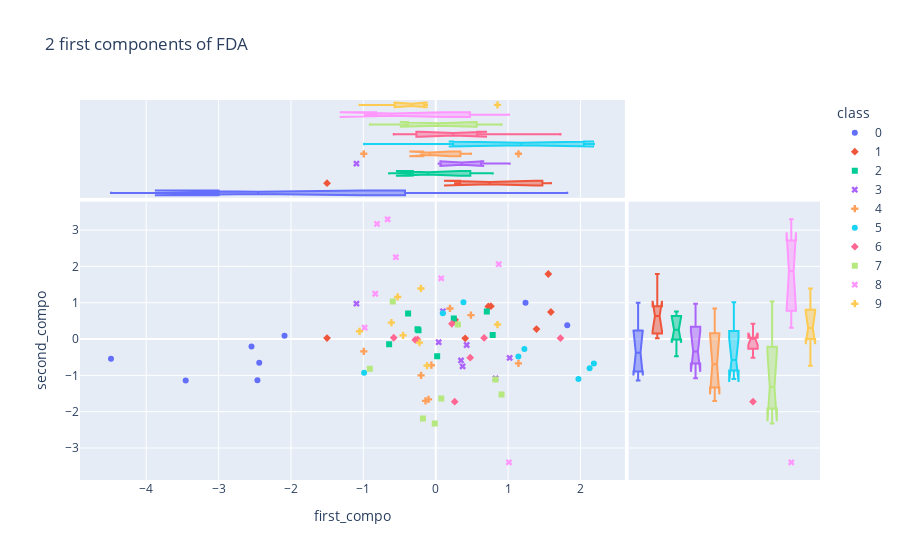

Notebook cell for this chart:
### Code cell
from sklearn.discriminant_analysis import LinearDiscriminantAnalysis as LDA

clf = LDA(n_components=3)
proj = clf.fit_transform(X_centre,y)

df = pd.DataFrame({
'class':y.astype(str), 'first_compo':proj[:,0].T, 'second_compo':proj[:,1].T, 'third_compo':proj[:,2].T
})

fig = px.scatter(df, x='first_compo', y='second_compo',color="class", symbol='class',
                 marginal_x="box", marginal_y="box",
                    title="2 first components of FDA")
fig.show()

### Figure 1 — Plotly figure (JSON) as saved in the notebook; plotly's stock layout.template omitted (floating-point values rounded to 4 significant figures)
{"data": [{"hovertemplate": "class=0<br>first_compo=%{x}<br>second_compo=%{y}<extra></extra>", "legendgroup": "0", "marker": {"color": "#636efa", "symbol": "circle"}, "mode": "markers", "name": "0", "orientation": "v", "showlegend": true, "type": "scatter", "x": [-2.089, -2.463, -2.438, 1.818, -4.486, -2.545, 1.241, -3.454], "xaxis": "x", "y": [0.09197, -1.136, -0.654, 0.3819, -0.5456, -0.2025, 0.9973, -1.142], "yaxis": "y"}, {"alignmentgroup": "True", "hovertemplate": "class=0<br>first_compo=%{x}<extra></extra>", "legendgroup": "0", "marker": {"color": "#636efa", "symbol": "circle"}, "name": "0", "notched": true, "offsetgroup": "0", "showlegend": false, "type": "box", "x": [-2.089, -2.463, -2.438, 1.818, -4.486, -2.545, 1.241, -3.454], "xaxis": "x3", "yaxis": "y3"}, {"alignmentgroup": "True", "hovertemplate": "class=0<br>second_compo=%{y}<extra></extra>", "legendgroup": "0", "marker": {"color": "#636efa", "symbol": "circle"}, "name": "0", "notched": true, "offsetgroup": "0", "showlegend": false, "type": "box", "xaxis": "x2", "y": [0.09197, -1.136, -0.654, 0.3819, -0.5456, -0.2025, 0.9973, -1.142], "yaxis": "y2"}, {"hovertemplate": "class=1<br>first_compo=%{x}<br>second_compo=%{y}<extra></extra>", "legendgroup": "1", "marker": {"color": "#EF553B", "symbol": "diamond"}, "mode": "markers", "name": "1", "orientation": "v", "showlegend": true, "type": "scatter", "x": [0.727, 0.4072, 1.592, 0.2677, 1.392, 0.7628, -1.502, 1.556], "xaxis": "x", "y": [0.8961, 0.0188, 0.7447, 0.5297, 0.2747, 0.9057, 0.02807, 1.791], "yaxis": "y"}, {"alignmentgroup": "True", "hovertemplate": "class=1<br>first_compo=%{x}<extra></extra>", "legendgroup": "1", "marker": {"color": "#EF553B", "symbol": "diamond"}, "name": "1", "notched": true, "offsetgroup": "1", "showlegend": false, "type": "box", "x": [0.727, 0.4072, 1.592, 0.2677, 1.392, 0.7628, -1.502, 1.556], "xaxis": "x3", "yaxis": "y3"}, {"alignmentgroup": "True", "hovertemplate": "class=1<br>second_compo=%{y}<extra></extra>", "legendgroup": "1", "marker": {"color": "#EF553B", "symbol": "diamond"}, "name": "1", "notched": true, "offsetgroup": "1", "showlegend": false, "type": "box", "xaxis": "x2", "y": [0.8961, 0.0188, 0.7447, 0.5297, 0.2747, 0.9057, 0.02807, 1.791], "yaxis": "y2"}, {"hovertemplate": "class=2<br>first_compo=%{x}<br>second_compo=%{y}<extra></extra>", "legendgroup": "2", "marker": {"color": "#00cc96", "symbol": "square"}, "mode": "markers", "name": "2", "orientation": "v", "showlegend": true, "type": "scatter", "x": [0.02016, -0.6435, -0.2377, 0.7062, 0.7876, -0.3817, 0.25, -0.2508], "xaxis": "x", "y": [-0.4726, -0.1407, 0.2427, 0.7558, 0.1144, 0.7015, 0.5681, 0.2691], "yaxis": "y"}, {"alignmentgroup": "True", "hovertemplate": "class=2<br>first_compo=%{x}<extra></extra>", "legendgroup": "2", "marker": {"color": "#00cc96", "symbol": "square"}, "name": "2", "notched": true, "offsetgroup": "2", "showlegend": false, "type": "box", "x": [0.02016, -0.6435, -0.2377, 0.7062, 0.7876, -0.3817, 0.25, -0.2508], "xaxis": "x3", "yaxis": "y3"}, {"alignmentgroup": "True", "hovertemplate": "class=2<br>second_compo=%{y}<extra></extra>", "legendgroup": "2", "marker": {"color": "#00cc96", "symbol": "square"}, "name": "2", "notched": true, "offsetgroup": "2", "showlegend": false, "type": "box", "xaxis": "x2", "y": [-0.4726, -0.1407, 0.2427, 0.7558, 0.1144, 0.7015, 0.5681, 0.2691], "yaxis": "y2"}, {"hovertemplate": "class=3<br>first_compo=%{x}<br>second_compo=%{y}<extra></extra>", "legendgroup": "3", "marker": {"color": "#ab63fa", "symbol": "x"}, "mode": "markers", "name": "3", "orientation": "v", "showlegend": true, "type": "scatter", "x": [0.3493, 0.3716, 0.04084, -1.095, 1.022, 0.4278, 0.09939, 0.8266], "xaxis": "x", "y": [-0.5878, -0.7522, -0.08656, 0.9743, -0.5186, -0.1639, 0.7635, -1.082], "yaxis": "y"}, {"alignmentgroup": "True", "hovertemplate": "class=3<br>first_compo=%{x}<extra></extra>", "legendgroup": "3", "marker": {"color": "#ab63fa", "symbol": "x"}, "name": "3", "notched": true, "offsetgroup": "3", "showlegend": false, "type": "box", "x": [0.3493, 0.3716, 0.04084, -1.095, 1.022, 0.4278, 0.09939, 0.8266], "xaxis": "x3", "yaxis": "y3"}, {"alignmentgroup": "True", "hovertemplate": "class=3<br>second_compo=%{y}<extra></extra>", "legendgroup": "3", "marker": {"color": "#ab63fa", "symbol": "x"}, "name": "3", "notched": true, "offsetgroup": "3", "showlegend": false, "type": "box", "xaxis": "x2", "y": [-0.5878, -0.7522, -0.08656, 0.9743, -0.5186, -0.1639, 0.7635, -1.082], "yaxis": "y2"}, {"hovertemplate": "class=4<br>first_compo=%{x}<br>second_compo=%{y}<extra></extra>", "legendgroup": "4", "marker": {"color": "#FFA15A", "symbol": "cross"}, "mode": "markers", "name": "4", "orientation": "v", "showlegend": true, "type": "scatter", "x": [1.143, -0.1409, -0.9938, 0.1966, -0.2021, -0.0606, 0.4864, -0.09933], "xaxis": "x", "y": [-0.6705, -1.703, -0.3398, 0.8424, -0.9995, -0.7201, 0.659, -1.662], "yaxis": "y"}, {"alignmentgroup": "True", "hovertemplate": "class=4<br>first_compo=%{x}<extra></extra>", "legendgroup": "4", "marker": {"color": "#FFA15A", "symbol": "cross"}, "name": "4", "notched": true, "offsetgroup": "4", "showlegend": false, "type": "box", "x": [1.143, -0.1409, -0.9938, 0.1966, -0.2021, -0.0606, 0.4864, -0.09933], "xaxis": "x3", "yaxis": "y3"}, {"alignmentgroup": "True", "hovertemplate": "class=4<br>second_compo=%{y}<extra></extra>", "legendgroup": "4", "marker": {"color": "#FFA15A", "symbol": "cross"}, "name": "4", "notched": true, "offsetgroup": "4", "showlegend": false, "type": "box", "xaxis": "x2", "y": [-0.6705, -1.703, -0.3398, 0.8424, -0.9995, -0.7201, 0.659, -1.662], "yaxis": "y2"}, {"hovertemplate": "class=5<br>first_compo=%{x}<br>second_compo=%{y}<extra></extra>", "legendgroup": "5", "marker": {"color": "#19d3f3", "symbol": "circle"}, "mode": "markers", "name": "5", "orientation": "v", "showlegend": true, "type": "scatter", "x": [2.127, 0.3834, 1.142, 2.185, 1.225, 0.09816, -0.9891, 1.972], "xaxis": "x", "y": [-0.8025, 1.013, -0.4826, -0.6752, -0.2741, 0.7132, -0.9303, -1.101], "yaxis": "y"}, {"alignmentgroup": "True", "hovertemplate": "class=5<br>first_compo=%{x}<extra></extra>", "legendgroup": "5", "marker": {"color": "#19d3f3", "symbol": "circle"}, "name": "5", "notched": true, "offsetgroup": "5", "showlegend": false, "type": "box", "x": [2.127, 0.3834, 1.142, 2.185, 1.225, 0.09816, -0.9891, 1.972], "xaxis": "x3", "yaxis": "y3"}, {"alignmentgroup": "True", "hovertemplate": "class=5<br>second_compo=%{y}<extra></extra>", "legendgroup": "5", "marker": {"color": "#19d3f3", "symbol": "circle"}, "name": "5", "notched": true, "offsetgroup": "5", "showlegend": false, "type": "box", "xaxis": "x2", "y": [-0.8025, 1.013, -0.4826, -0.6752, -0.2741, 0.7132, -0.9303, -1.101], "yaxis": "y2"}, {"hovertemplate": "class=6<br>first_compo=%{x}<br>second_compo=%{y}<extra></extra>", "legendgroup": "6", "marker": {"color": "#FF6692", "symbol": "diamond"}, "mode": "markers", "name": "6", "orientation": "v", "showlegend": true, "type": "scatter", "x": [0.4768, -0.5799, -0.2507, 0.2235, 0.2624, 1.724, -0.2833, 0.6688], "xaxis": "x", "y": [-0.5134, 0.0355, -0.01123, 0.4194, -1.725, 0.02426, -0.02056, 0.03149], "yaxis": "y"}, {"alignmentgroup": "True", "hovertemplate": "class=6<br>first_compo=%{x}<extra></extra>", "legendgroup": "6", "marker": {"color": "#FF6692", "symbol": "diamond"}, "name": "6", "notched": true, "offsetgroup": "6", "showlegend": false, "type": "box", "x": [0.4768, -0.5799, -0.2507, 0.2235, 0.2624, 1.724, -0.2833, 0.6688], "xaxis": "x3", "yaxis": "y3"}, {"alignmentgroup": "True", "hovertemplate": "class=6<br>second_compo=%{y}<extra></extra>", "legendgroup": "6", "marker": {"color": "#FF6692", "symbol": "diamond"}, "name": "6", "notched": true, "offsetgroup": "6", "showlegend": false, "type": "box", "xaxis": "x2", "y": [-0.5134, 0.0355, -0.01123, 0.4194, -1.725, 0.02426, -0.02056, 0.03149], "yaxis": "y2"}, {"hovertemplate": "class=7<br>first_compo=%{x}<br>second_compo=%{y}<extra></extra>", "legendgroup": "7", "marker": {"color": "#B6E880", "symbol": "square"}, "mode": "markers", "name": "7", "orientation": "v", "showlegend": true, "type": "scatter", "x": [-0.01295, 0.9094, 0.07732, -0.593, -0.1761, 0.3064, 0.8253, -0.9098], "xaxis": "x", "y": [-2.325, -1.524, -1.638, 1.034, -2.188, 0.3994, -1.115, -0.8183], "yaxis": "y"}, {"alignmentgroup": "True", "hovertemplate": "class=7<br>first_compo=%{x}<extra></extra>", "legendgroup": "7", "marker": {"color": "#B6E880", "symbol": "square"}, "name": "7", "notched": true, "offsetgroup": "7", "showlegend": false, "type": "box", "x": [-0.01295, 0.9094, 0.07732, -0.593, -0.1761, 0.3064, 0.8253, -0.9098], "xaxis": "x3", "yaxis": "y3"}, {"alignmentgroup": "True", "hovertemplate": "class=7<br>second_compo=%{y}<extra></extra>", "legendgroup": "7", "marker": {"color": "#B6E880", "symbol": "square"}, "name": "7", "notched": true, "offsetgroup": "7", "showlegend": false, "type": "box", "xaxis": "x2", "y": [-2.325, -1.524, -1.638, 1.034, -2.188, 0.3994, -1.115, -0.8183], "yaxis": "y2"}, {"hovertemplate": "class=8<br>first_compo=%{x}<br>second_compo=%{y}<extra></extra>", "legendgroup": "8", "marker": {"color": "#FF97FF", "symbol": "x"}, "mode": "markers", "name": "8", "orientation": "v", "showlegend": true, "type": "scatter", "x": [0.8704, 1.012, 0.07556, -0.9818, -0.5505, -0.8351, -0.6642, -0.8104], "xaxis": "x", "y": [2.061, -3.394, 1.671, 0.3119, 2.254, 1.246, 3.297, 3.171], "yaxis": "y"}, {"alignmentgroup": "True", "hovertemplate": "class=8<br>first_compo=%{x}<extra></extra>", "legendgroup": "8", "marker": {"color": "#FF97FF", "symbol": "x"}, "name": "8", "notched": true, "offsetgroup": "8", "showlegend": false, "type": "box", "x": [0.8704, 1.012, 0.07556, -0.9818, -0.5505, -0.8351, -0.6642, -0.8104], "xaxis": "x3", "yaxis": "y3"}, {"alignmentgroup": "True", "hovertemplate": "class=8<br>second_compo=%{y}<extra></extra>", "legendgroup": "8", "marker": {"color": "#FF97FF", "symbol": "x"}, "name": "8", "notched": true, "offsetgroup": "8", "showlegend": false, "type": "box", "xaxis": "x2", "y": [2.061, -3.394, 1.671, 0.3119, 2.254, 1.246, 3.297, 3.171], "yaxis": "y2"}, {"hovertemplate": "class=9<br>first_compo=%{x}<br>second_compo=%{y}<extra></extra>", "legendgroup": "9", "marker": {"color": "#FECB52", "symbol": "cross"}, "mode": "markers", "name": "9", "orientation": "v", "showlegend": true, "type": "scatter", "x": [-0.4506, -0.2243, -0.5255, -0.1201, -1.053, 0.8536, -0.2038, -0.6118], "xaxis": "x", "y": [0.1022, -0.0985, 1.159, -0.7322, 0.2126, 0.3988, 1.393, 0.4507], "yaxis": "y"}, {"alignmentgroup": "True", "hovertemplate": "class=9<br>first_compo=%{x}<extra></extra>", "legendgroup": "9", "marker": {"color": "#FECB52", "symbol": "cross"}, "name": "9", "notched": true, "offsetgroup": "9", "showlegend": false, "type": "box", "x": [-0.4506, -0.2243, -0.5255, -0.1201, -1.053, 0.8536, -0.2038, -0.6118], "xaxis": "x3", "yaxis": "y3"}, {"alignmentgroup": "True", "hovertemplate": "class=9<br>second_compo=%{y}<extra></extra>", "legendgroup": "9", "marker": {"color": "#FECB52", "symbol": "cross"}, "name": "9", "notched": true, "offsetgroup": "9", "showlegend": false, "type": "box", "xaxis": "x2", "y": [0.1022, -0.0985, 1.159, -0.7322, 0.2126, 0.3988, 1.393, 0.4507], "yaxis": "y2"}], "layout": {"legend": {"title": {"text": "class"}, "tracegroupgap": 0}, "title": {"text": "2 first components of FDA"}, "xaxis": {"anchor": "y", "domain": [0, 0.7363], "title": {"text": "first_compo"}}, "xaxis2": {"anchor": "y2", "domain": [0.7413, 1], "matches": "x2", "showgrid": false, "showline": false, "showticklabels": false, "ticks": ""}, "xaxis3": {"anchor": "y3", "domain": [0, 0.7363], "matches": "x", "showgrid": true, "showticklabels": false}, "xaxis4": {"anchor": "y4", "domain": [0.7413, 1], "matches": "x2", "showgrid": false, "showline": false, "showticklabels": false, "ticks": ""}, "yaxis": {"anchor": "x", "domain": [0, 0.7326], "title": {"text": "second_compo"}}, "yaxis2": {"anchor": "x2", "domain": [0, 0.7326], "matches": "y", "showgrid": true, "showticklabels": false}, "yaxis3": {"anchor": "x3", "domain": [0.7426, 1], "matches": "y3", "showgrid": false, "showline": false, "showticklabels": false, "ticks": ""}, "yaxis4": {"anchor": "x4", "domain": [0.7426, 1], "matches": "y3", "showgrid": true, "showline": false, "showticklabels": false, "ticks": ""}}}
